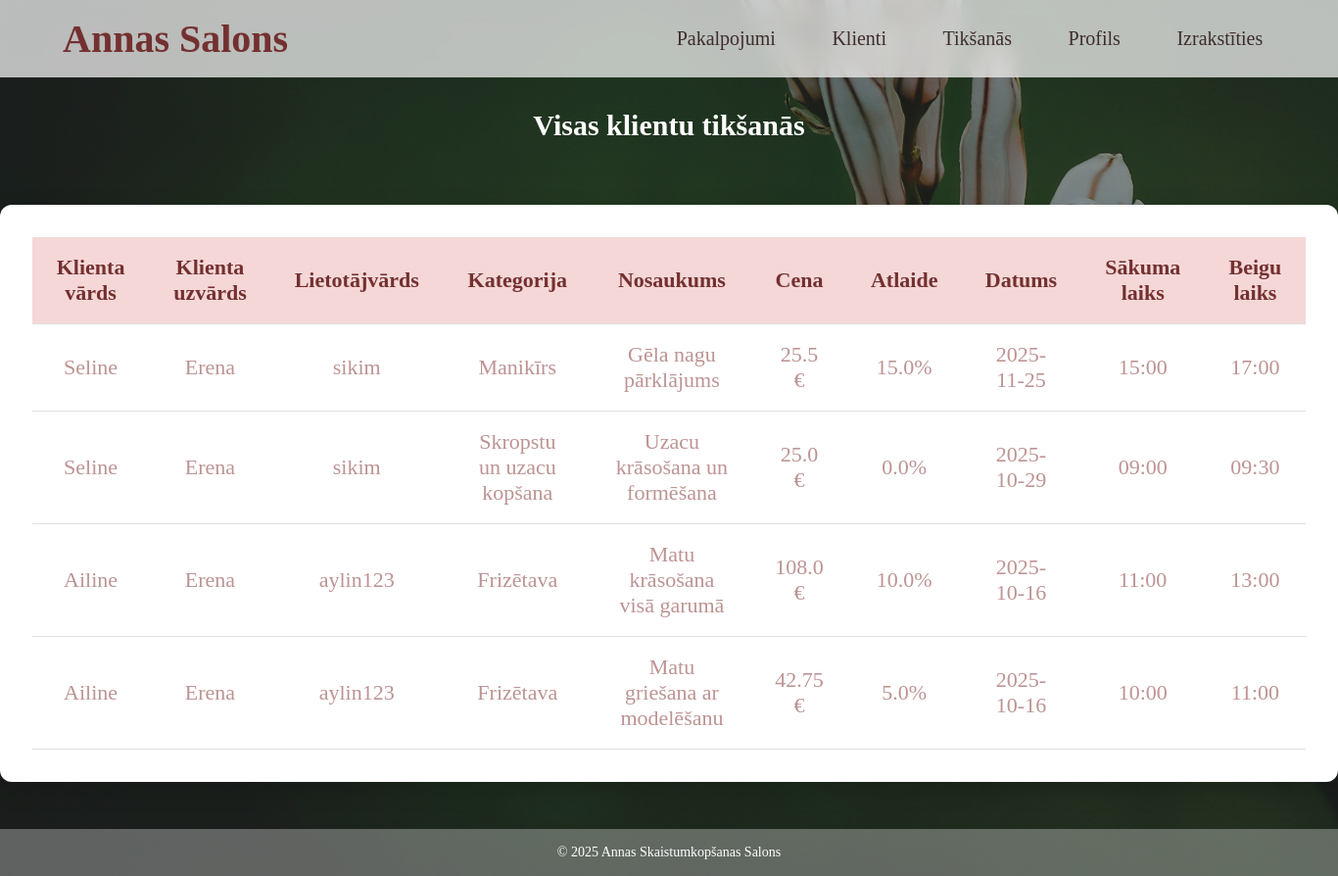
The app's page /tiksanas (signed in), older data.
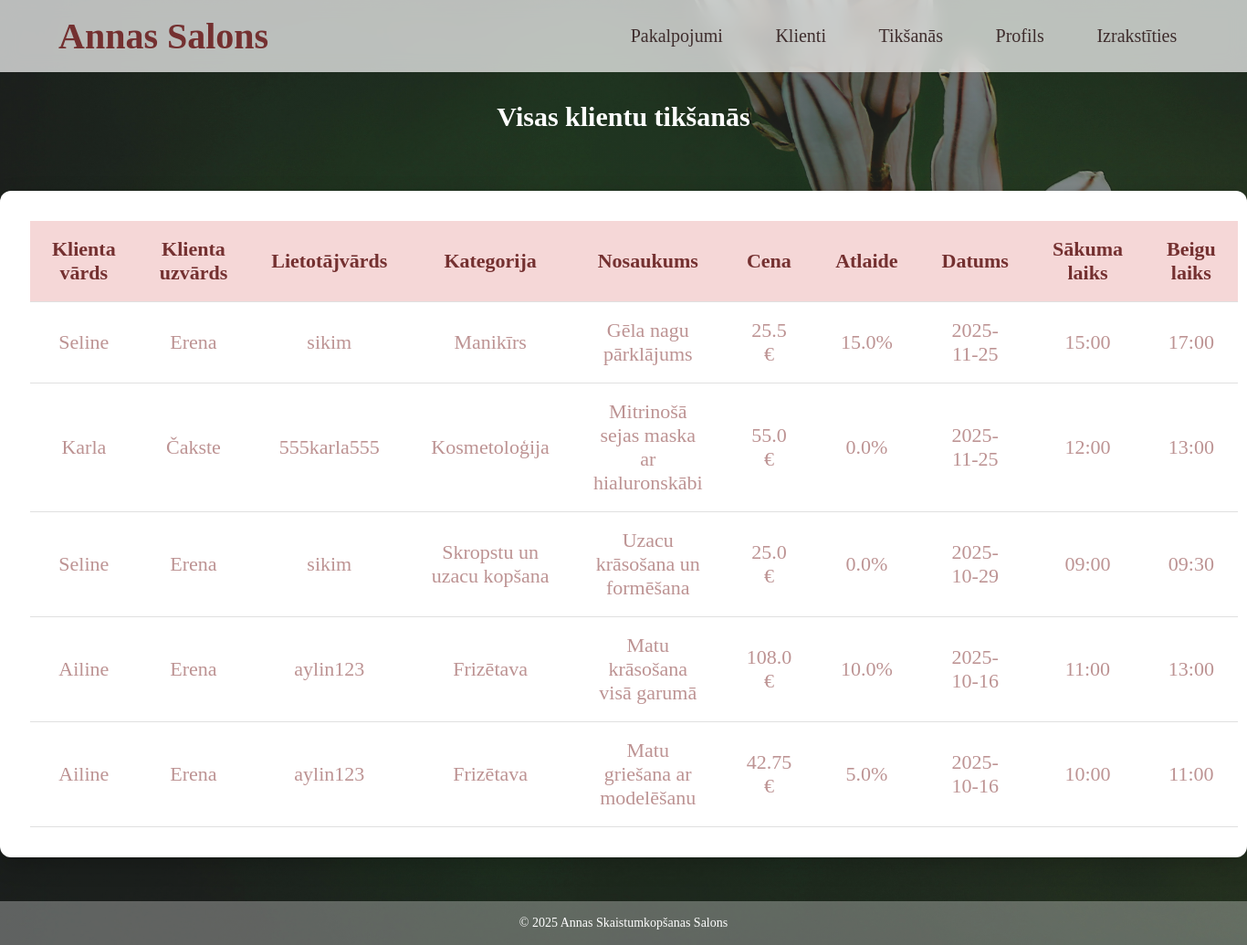
The same page, newer data.
### tables this page shows
CREATE TABLE appointments (
                id INTEGER PRIMARY KEY AUTOINCREMENT,
                klienta_id INTEGER NOT NULL,
                pakalpojuma_id INTEGER NOT NULL,
                datums TEXT NOT NULL,
                sakuma_laiks TEXT NOT NULL,
                beigu_laiks TEXT NOT NULL,
                FOREIGN KEY(klienta_id) REFERENCES klienti(id),
                FOREIGN KEY(pakalpojuma_id) REFERENCES pakalpojumi(id)
            );

CREATE TABLE klienti (
                id INTEGER PRIMARY KEY AUTOINCREMENT,
                username TEXT UNIQUE NOT NULL,
                password TEXT NOT NULL,
                vards TEXT,
                uzvards TEXT,
                pk TEXT,
                tel_numurs TEXT,
                email TEXT
            );

CREATE TABLE pakalpojumi (
                id INTEGER PRIMARY KEY AUTOINCREMENT,
                kategorija TEXT NOT NULL,
                nosaukums TEXT NOT NULL,
                cena REAL NOT NULL,
                atlaide REAL DEFAULT 0
            );

### app.py (the view, shortened to what this page needs)
@app.route('/tiksanas')
def tiksanas():
    if 'username' not in session:
        return redirect(url_for('pieteikties'))
    conn = get_db()
    c = conn.cursor()
    is_admin = (session.get('username') == ADMIN_USERNAME)
    if is_admin:
        c.execute('''
            SELECT a.*, p.kategorija, p.nosaukums, p.cena, p.atlaide,
                   k.vards AS klienta_vards, k.uzvards AS klienta_uzvards, k.username AS klienta_username
            FROM appointments a
            JOIN pakalpojumi p ON a.pakalpojuma_id = p.id
            JOIN klienti k ON a.klienta_id = k.id
            ORDER BY a.datums DESC, a.sakuma_laiks DESC
        ''')
        appointments = c.fetchall()
    appointments_list = []
    for pak in appointments:
        cena = pak['cena']
        atlaide = pak['atlaide'] if 'atlaide' in pak.keys() and pak['atlaide'] is not None else 0
        try:
            atlaide_val = float(str(atlaide).replace('%',''))
        except:
            atlaide_val = 0
        cena_kopa = round(float(cena) * (1 - atlaide_val/100), 2)
        pak_dict = dict(pak)
        pak_dict['cena_kopa'] = cena_kopa
        appointments_list.append(pak_dict)
    conn.close()
    return render_template('tiksanas.html', appointments=appointments_list, is_admin=is_admin)

### app.py (called while the page is built)
def get_db():
    conn = sqlite3.connect(DATABASE)
    conn.row_factory = sqlite3.Row
    return conn

@app.context_processor
def inject_user():
    return dict(logged_in=('username' in session), username=session.get('username'))

### templates/tiksanas.html (shortened to what this page needs)
<!DOCTYPE html>
<html lang="en">
<head>
    <link rel="stylesheet" href="{{ url_for('static', filename='style.css') }}?v=1">
</head>
<body>
    <header>
        <h1><a href="/">Annas Salons</a></h1>
        <nav>
            <a href="/pakalpojumi">Pakalpojumi</a>
            {% if not logged_in %}
                <a href="/registreties">Reģistrēties</a>
                <a href="/pieteikties">Pieteikties</a>
            {% else %}
                {% if is_admin %}
                    <a href="/klienti">Klienti</a>
                {% endif %}
                <a href="/tiksanas">Tikšanās</a>
                <a href="/profils">Profils</a>
                <a href="{{ url_for('logout') }}">Izrakstīties</a>
            {% endif %}
        </nav>
    </header>
    <main>
        {% if is_admin %}
        <div class="div-2"><h2>Visas klientu tikšanās</h2></div>
        {% else %}
        <div class="div-2"><h2>Manas tikšanās</h2></div>
        {% endif %}
        {% if appointments and appointments|length > 0 %}
        <div class="div-4">
            <table class="tks-tabula" style="width:100%; border-collapse:collapse;">
                <thead>
                    <tr>
                        {% if is_admin %}
                            <th>Klienta vārds</th>
                            <th>Klienta uzvārds</th>
                            <th>Lietotājvārds</th>
                        {% endif %}
                        <th>Kategorija</th>
                        <th>Nosaukums</th>
                        <th>Cena</th>
                        <th>Atlaide</th>
                        <th>Datums</th>
                        <th>Sākuma laiks</th>
                        <th>Beigu laiks</th>
                    </tr>
                </thead>
                <tbody>
                    {% for pak in appointments %}
                    <tr>
                        {% if is_admin %}
                            <td>{{ pak.klienta_vards }}</td>
                            <td>{{ pak.klienta_uzvards }}</td>
                            <td>{{ pak.klienta_username }}</td>
                        {% endif %}
                        <td>{{ pak.kategorija }}</td>
                        <td>{{ pak.nosaukums }}</td>
                        <td>{{ pak.cena_kopa }} €</td>
                        <td>
                            {% if pak.atlaide is defined %}
                                {{ pak.atlaide }}%
                            {% else %}
                                0%
                            {% endif %}
                        </td>
                        <td>{{ pak.datums }}</td>
                        <td>{{ pak.sakuma_laiks }}</td>
                        <td>{{ pak.beigu_laiks }}</td>
                    </tr>
                    {% endfor %}
                </tbody>
            </table>
        </div>
        {% else %}
            <div class="div-1">
                <p>Jums nav nevienas tikšanās.</p>
                <p><a href="{{ url_for('pakalpojumi') }}"><button class="btn-li">Pievienot tikšanos</button></a></p>
            </div>
        {% endif %}
    </main>
    <footer>
        <p>&copy; 2025 Annas Skaistumkopšanas Salons</p>
    </footer>
</body>
</html>

Row changes from the older to the newer data that the page shows:
added appointments: klienta_vards "Karla", klienta_uzvards "Čakste", klienta_username "555karla555", kategorija "Kosmetoloģija", nosaukums "Mitrinošā sejas maska ar hialuronskābi", cena_kopa "55.0", atlaide "0.0", datums "2025-11-25", sakuma_laiks "12:00", beigu_laiks "13:00"
